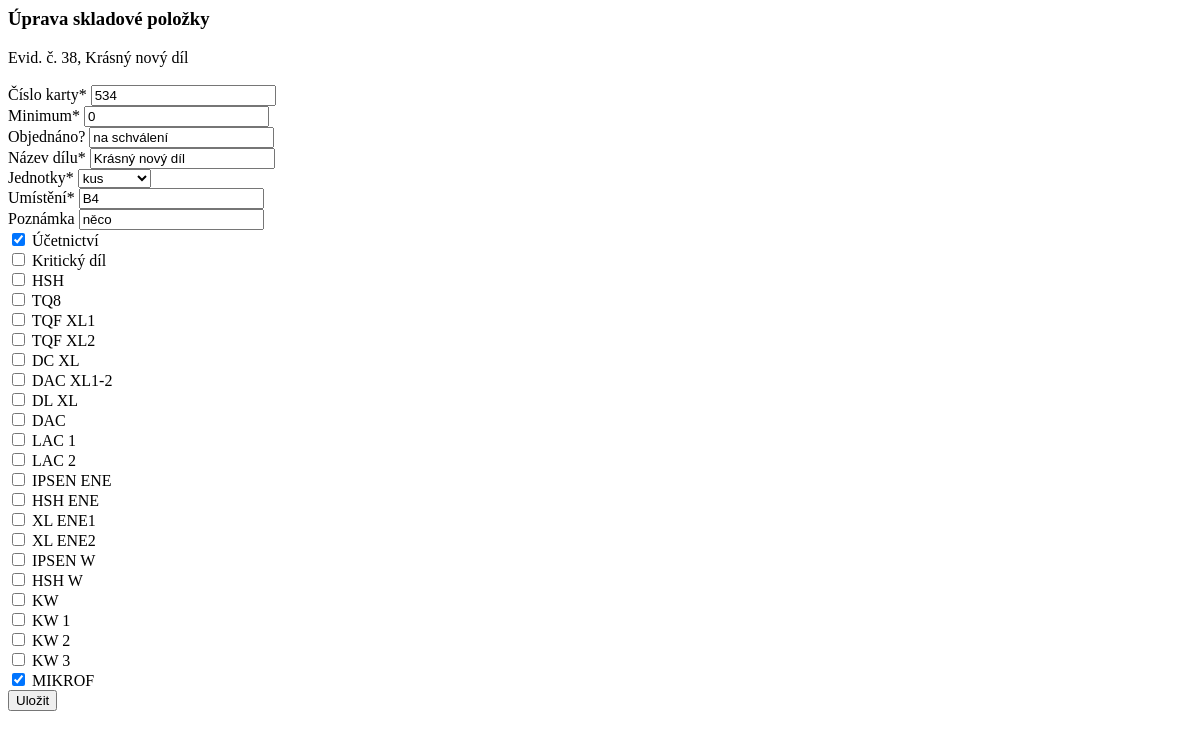
The page /sklad/38/update/ (signed in) on the database as committed earlier.
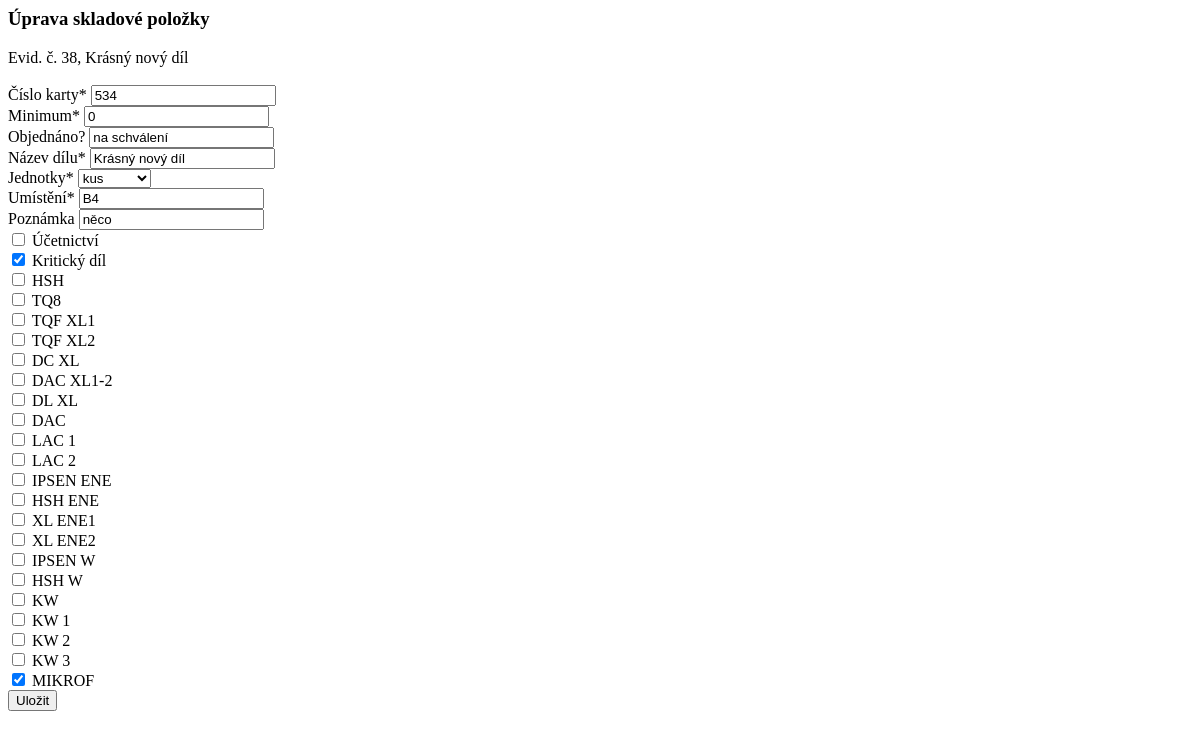
The same page on the database as committed later.
### hpm_sklad/models.py (models this page shows, shortened)
class Sklad(models.Model):
    class Meta:
        ordering = ["-evidencni_cislo"]
        verbose_name_plural = "Skladové položky"
    JEDNOTKY_CHOICES = [
        ('ks', 'kus'),
        ('kg', 'kilogram'),
        ('par', 'pár'),
        ('l', 'litr'),
        ('m', 'metr'),
        ('baleni', 'balení'),
    ]
    evidencni_cislo = models.AutoField(primary_key=True, verbose_name="Evidenční číslo")
    interne_cislo = models.IntegerField(null=True, verbose_name="Číslo karty")
    objednano = models.CharField(max_length=100, null=True, blank=True, verbose_name="Objednáno?")
    nazev_dilu = models.CharField(max_length=100, verbose_name="Název dílu")
    min_mnozstvi_ks = models.PositiveIntegerField(default=0, verbose_name="Minimum")
    mnozstvi = models.PositiveIntegerField(default=0, verbose_name="Množství")
    jednotky = models.CharField(max_length=10, choices=JEDNOTKY_CHOICES, default='ks', verbose_name="Jednotky")
    umisteni = models.CharField(max_length=25, verbose_name="Umístění")
    dodavatel = models.CharField(max_length=70, null=True, blank=True, verbose_name="Dodavatel")
    datum_nakupu = models.DateField(null=True, blank=True, verbose_name="Datum nákupu")
    cislo_objednavky = models.CharField(max_length=20, null=True, blank=True, verbose_name="Číslo objednávky")
    jednotkova_cena_eur = models.FloatField(default=0.0, validators=[MinValueValidator(0.0)], verbose_name="EUR/jednotka")
    celkova_cena_eur = models.FloatField(default=0.0, validators=[MinValueValidator(0.0)], verbose_name="Celkem EUR")
    poznamka = models.CharField(null=True, blank=True, max_length=200, verbose_name="Poznámka")
    ucetnictvi = models.BooleanField(default=True, verbose_name="Účetnictví")
    kriticky_dil = models.BooleanField(default=False, verbose_name="Kritický díl")
    hsh = models.BooleanField(default=False, verbose_name="HSH")
    tq8 = models.BooleanField(default=False, verbose_name="TQ8")
    tqf_xl1 = models.BooleanField(default=False, verbose_name="TQF XL1")
    tqf_xl2 = models.BooleanField(default=False, verbose_name="TQF XL2")
    dc_xl = models.BooleanField(default=False, verbose_name="DC XL")
    dac_xl1_2 = models.BooleanField(default=False, verbose_name="DAC XL1-2")
    dl_xl = models.BooleanField(default=False, verbose_name="DL XL")
    dac = models.BooleanField(default=False, verbose_name="DAC")
    lac_1 = models.BooleanField(default=False, verbose_name="LAC 1")
    lac_2 = models.BooleanField(default=False, verbose_name="LAC 2")
    ipsen_ene = models.BooleanField(default=False, verbose_name="IPSEN ENE")
    hsh_ene = models.BooleanField(default=False, verbose_name="HSH ENE")
    xl_ene1 = models.BooleanField(default=False, verbose_name="XL ENE1")
    xl_ene2 = models.BooleanField(default=False, verbose_name="XL ENE2")
    ipsen_w = models.BooleanField(default=False, verbose_name="IPSEN W")
    hsh_w = models.BooleanField(default=False, verbose_name="HSH W")
    kw = models.BooleanField(default=False, verbose_name="KW")
    kw1 = models.BooleanField(default=False, verbose_name="KW 1")
    kw2 = models.BooleanField(default=False, verbose_name="KW 2")
    kw3 = models.BooleanField(default=False, verbose_name="KW 3")
    mikrof = models.BooleanField(default=False, verbose_name="MIKROF")
    history = HistoricalRecords()
    def __str__(self):
        return "Evid. č. " + str(self.evidencni_cislo) + ", " + self.nazev_dilu

### hpm_sklad/views.py (the view)
# urls.py: path('sklad/<pk>/update/', views.SkladUpdateView.as_view(), name='update_sklad'),
class SkladUpdateView(LoginRequiredMixin, PermissionRequiredMixin, UpdateView):
    model = Sklad
    form_class = SkladUpdateForm
    template_name = 'hpm_sklad/update_sklad.html'
    permission_required = 'hpm_sklad.change_sklad'

### hpm_sklad/templates/hpm_sklad/update_sklad.html (shortened to what this page needs)
{% load static %}
{% load crispy_forms_tags %}
<h3>Úprava skladové položky</h3>
{{ object|truncatechars:70 }} <br><br>
<form method="post" action="{% url 'update_sklad' object.pk %}">
    {% crispy form %}
</form>

Rows that differ between the two databases and show on the page:
changed Sklad "Evid. č. 38, Krásný nový díl": ucetnictvi "☑" → "☐"; kriticky_dil "☐" → "☑"
